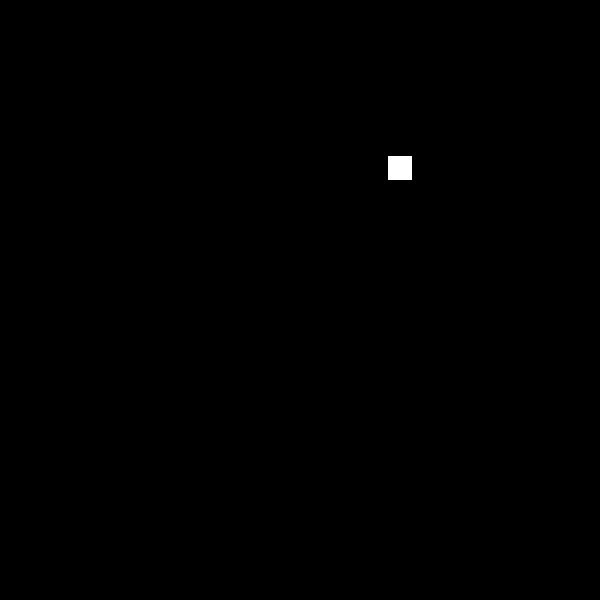
Frame 1 (no input)
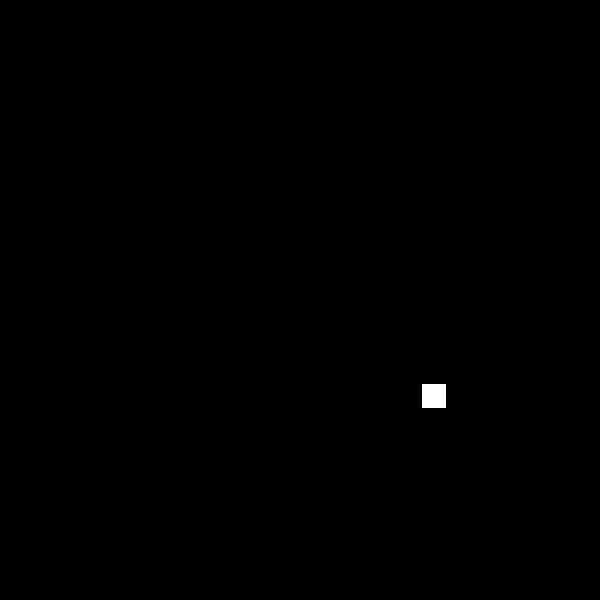
Frame 60 (the mouse pressed at the canvas centre just before this capture)
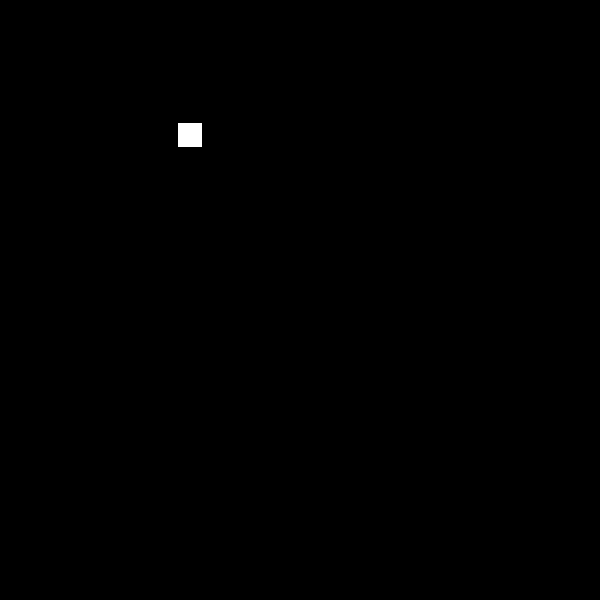
Frame 120 (the mouse held since frame 60 and released just before this capture)

The Processing sketch that drew these frames (run headless with seeded random() and noise(); from frame 60 on, the mouse is pressed at the canvas centre):

// Processing sketch: dout
// ── dout.pde
void setup()
{
  size(600, 600);
  background(0);
}
void draw()
{
  background(0);
  if (mouseX > 300)
  {
    fill(random(255), random(255), random(255));
    ellipse(random(600), random(600), 25, 25);
  }
  if (mouseX < 600)
  {
    fill(255);
    rect(random(600), random(600), 25, 25);
  }
}
